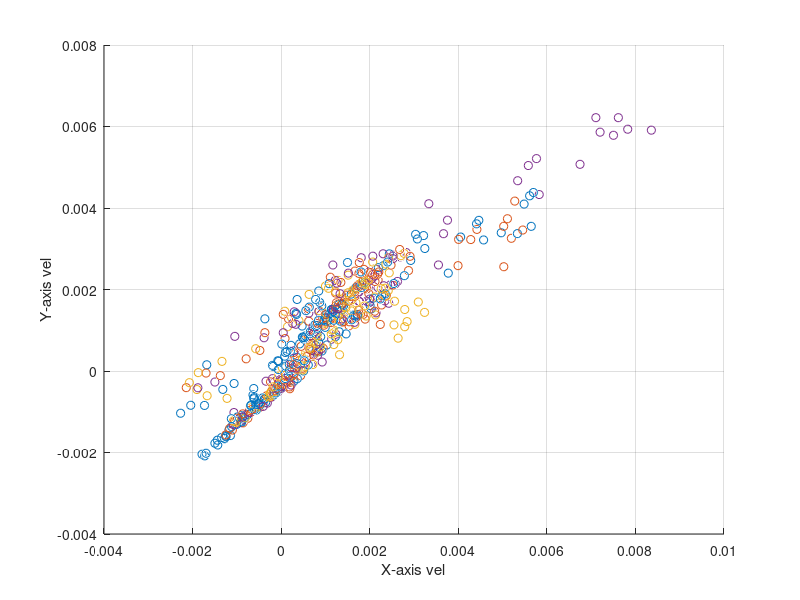

Here is the MATLAB script that generated this plot: (Note: this script raises an error after producing the figure.)
clc; clear;
%%
% load Serp_Curve.mat;
load Side_Curve.mat
U_curve = U_map;

clear U_map Motion_lambda

load Serp_Mat.mat;
U_mat_serp = U_map;

clear U_map Motion_lambda

load Side_Mat.mat;
U_mat_side = U_map;

clear U_map Motion_lambda

load Slit_Mat.mat;
U_mat_slit = U_map;

clear U_map Motion_lambda
%%
hold on;
grid on;
scatter3(U_curve(:,3),U_curve(:,4),U_curve(:,5))
scatter3(U_mat_serp(:,3),U_mat_serp(:,4),U_mat_serp(:,5))
scatter3(U_mat_side(:,3),U_mat_side(:,4),U_mat_side(:,5))
scatter3(U_mat_slit(:,3),U_mat_slit(:,4),U_mat_slit(:,5))

xlabel("X-axis vel")
ylabel("Y-axis vel")
zlabel("Ang vel")
%%
% load trajectory_M_45x45x30x30x30x30x0x0_05_Bar_45x45x30x30x30x30x0x0_05.mat;
% load trajectory_M_45x45x30x30x60x30x0x0_05_Bar_45x45x30x30x60x30x0x0_05.mat;

% t = trajectory_M_45x45x30x30x30x30x0x0_05_Bar_45x45x30x30x30x30x0x0;
% t = trajectory_M_45x45x30x30x60x30x0x0_05_Bar_45x45x30x30x60x30x0x0;
k = 0:0.005:9.99999;
d_t = diff(t) / 0.005;

figure
plot(k,d_t(:,1:2));

figure
plot(k,d_t(:,3:5));

d_mvt = movmean(d_t,20);

figure
plot(k, d_mvt(:,1:2));
figure
plot(k, d_mvt(:,3:5));

mean(d_t)
mean(d_mvt)